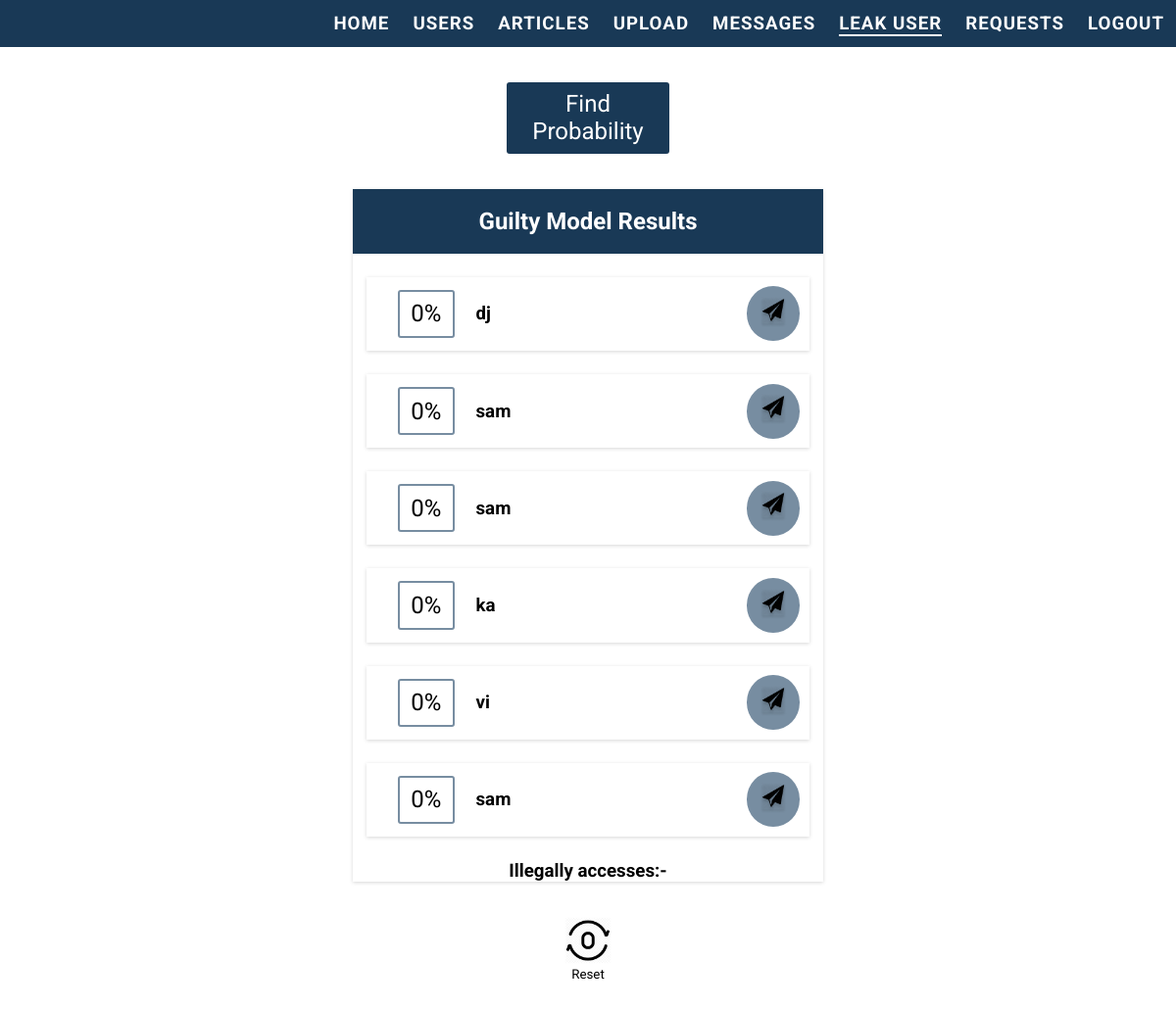
/admin/leakfile.php (signed in), run on the app's committed database.
### tables this page shows
CREATE TABLE IF NOT EXISTS `leaker` (
  `id` int(10) NOT NULL AUTO_INCREMENT,
  `name` varchar(50) NOT NULL,
  `time` date NOT NULL,
  `probability` int(10),
  PRIMARY KEY (`id`)
);

### admin/leakfile.php (the view, shortened to what this page needs)
<!DOCTYPE html>
<html lang="en">
<head>
	<link rel="stylesheet" href="stylesheet.css" type="text/css" />
	<link rel="stylesheet" href="../stylesheet.css" type="text/css" />
</head>
<body>
	<nav>
        <h3><a href="admin.php">HOME</a></h3>
		<h3><a href="m_user.php">USERS</a></h3>
		<h3><a href="m_arti.php">ARTICLES</a></h3>
        <h3><a href="upload.php">UPLOAD</a></h3>
		<h3><a href="sendmsg.php">MESSAGES</a></h3>
		<h3><a href="leakfile.php" class="admin-active-nav">LEAK USER</a></h3>
        <h3><a href="sendkey.php">REQUESTS</a></h3>
        <h3><a href="logout.php">LOGOUT</a></h3>
    </nav>
	<div class="leak-main">
		<form name="leaker" action="probability.php" method="POST">
			<button type="submit" class="find-p">Find Probability</button>
		</form>
		<div class="leak-box">
            <h2>Guilty Model Results</h2>
			<div class="leak-div">
				<?PHP
					require("config.php");
					$con = mysqli_connect("localhost","root",$dbPass);
					if (!$con)
						echo('Could not connect: ' . mysqli_error());
					else {
						mysqli_select_db($con, "dataleakage");
						$qry="Select * FROM leaker";
						$result=mysqli_query($con, $qry);
						while($w1=mysqli_fetch_array($result)) {
						echo
							'<div class="leak-deets">'.
								'<p>'.((floor($w1["probability"]*100)/100)*100).'%</p>'.
								"<div>".
									"<h3>".$w1["name"]."</h3>".
									"<p></p>".
								"</div>".
								"<div class='leak-send'>".
									"<button>".
										"<a href='sendmsg.php?".$w1["name"]."'>".
											"<img src='../img/send.png' alt='send message' />".
										"</a>".
									"</button>".
								"</div>".
							"</div>";
						}
					}
				?>
			</div>
			<div>
				<h3 style="text-align:center">Illegally accesses:-</h3>
			</div>
		</div>
		<form action="resetprobability.php" class="reset-div">
			<button type="submit">
				<img src="../img/reset.png" alt="reset"/>
            	<p>Reset</p>
			</button>
		</form>
</body>
</html>

### admin/stylesheet.css (style rules this page uses)
.admin-active-nav { border-bottom: 2px solid white; }
.leak-main { display:flex; justify-content: center; align-items: center; flex-direction: column; margin:3% auto; }
.find-p { background:#193956; cursor:pointer; border:none; outline:none; color:white; padding:5%; font-size:x-large; border-radius: 3px; }
.leak-box { box-shadow: rgba(0, 0, 0, 0.16) 0px 1px 4px; width:40%; margin:3% auto; }
.leak-box h2 { background: #193956; text-align: center; color:white; padding:4%; }
.leak-deets { box-shadow: rgba(0, 0, 0, 0.16) 0px 1px 4px; margin:5% 3%; padding:2%; display:flex; align-items: center; }
.leak-deets > p { width:15%; margin-right:5%; margin-left:5%; text-align: center; border:2px solid #778DA1; padding:2%; font-size:x-large; border-radius:3px; }
.leak-deets div { width:75%; }
.leak-deets > .leak-send { width:4rem; height: 3.5rem; background:#778DA1; border-radius:50%; align-items: center; display: flex; justify-content: center; }
.leak-send img { object-fit:contain; height:2rem; }
.reset-div { display:flex; justify-content: center; align-items: center; flex-direction: column; }
.reset-div button,.leak-send button { background: none; outline:none; border:none; cursor:pointer; }
.reset-div img { height:3rem; }

### stylesheet.css (style rules this page uses)
* { margin:0; padding:0; box-sizing: border-box; font-family: 'Roboto', sans-serif; }
body { min-height:100vh; }
nav { background: #193956; display:flex; justify-content: flex-end; height:3rem; color:white; }
nav h3 { margin: auto 1%; }
nav h3 a { text-decoration: none; color:white; letter-spacing: 1px; }

### data on the page
leaker: (floor($w1['probability']*100)/100)*100 "0", name "dj"
leaker: (floor($w1['probability']*100)/100)*100 "0", name "sam"
leaker: (floor($w1['probability']*100)/100)*100 "0", name "sam"
leaker: (floor($w1['probability']*100)/100)*100 "0", name "ka"
leaker: (floor($w1['probability']*100)/100)*100 "0", name "vi"
leaker: (floor($w1['probability']*100)/100)*100 "0", name "sam"
